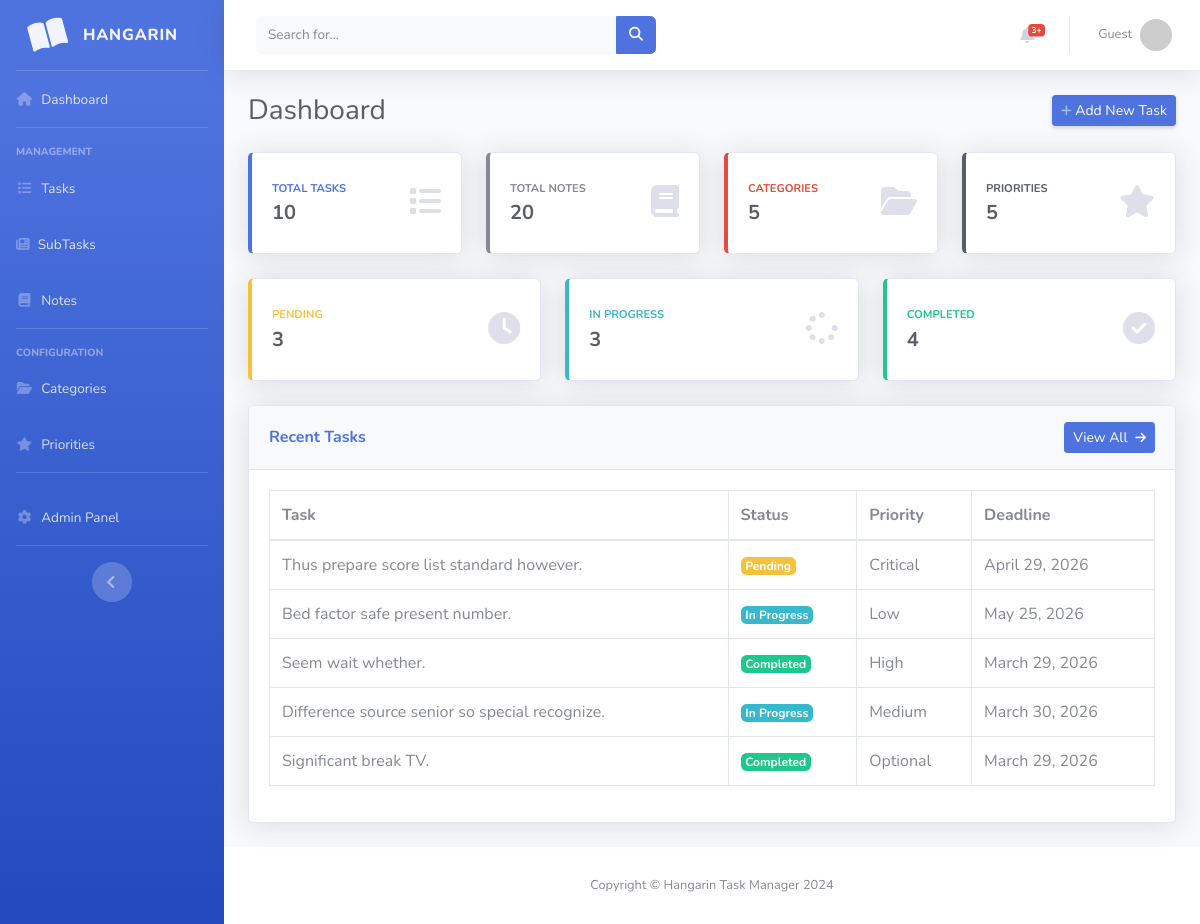
The page / on the database its author committed.
### taskmanager/models.py (models this page shows, shortened)
class BaseModel(models.Model):
    created_at = models.DateTimeField(auto_now_add=True)
    updated_at = models.DateTimeField(auto_now=True)
    class Meta:
        abstract = True

class Task(BaseModel):
    title = models.CharField(max_length=200)
    description = models.TextField()
    status = models.CharField(
        max_length=50,
        choices=[
            ("Pending", "Pending"),
            ("In Progress", "In Progress"),
            ("Completed", "Completed"),
        ],
        default="Pending"
    )
    deadline = models.DateField()
    priority = models.ForeignKey(Priority, on_delete=models.CASCADE)
    category = models.ForeignKey(Category, on_delete=models.CASCADE)

class Priority(models.Model):
    name = models.CharField(max_length=100)
    class Meta:
        verbose_name = "Priority"
        verbose_name_plural = "Priorities"
    def __str__(self):
        return self.name

### taskmanager/views.py (the view)
# urls.py: path('', views.HomePageView.as_view(), name='home'),
class HomePageView(ListView):
    model = Task
    context_object_name = 'home'
    template_name = "home.html"
    def get_context_data(self, **kwargs):
        context = super().get_context_data(**kwargs)
        context['total_tasks'] = Task.objects.count()
        context['pending_count'] = Task.objects.filter(status='Pending').count()
        context['inprogress_count'] = Task.objects.filter(status='In Progress').count()
        context['completed_count'] = Task.objects.filter(status='Completed').count()
        context['total_categories'] = Category.objects.count()
        context['total_priorities'] = Priority.objects.count()
        context['total_notes'] = Note.objects.count()
        context['recent_tasks'] = Task.objects.all().order_by('-created_at')[:5]
        return context

### templates/home.html (shortened to what this page needs)
{% extends 'base.html' %}
{% load static %}
{% block content %}
<div class="d-sm-flex align-items-center justify-content-between mb-4">
    <h1 class="h3 mb-0 text-gray-800">Dashboard</h1>
    <a href="{% url 'task-add' %}" class="d-none d-sm-inline-block btn btn-sm btn-primary shadow-sm">
         Add New Task
    </a>
</div>
<div class="row">
    <div class="col-xl-3 col-md-6 mb-4">
        <div class="card border-left-primary shadow h-100 py-2">
            <div class="card-body">
                <div class="row no-gutters align-items-center">
                    <div class="col mr-2">
                        <div class="text-xs font-weight-bold text-primary text-uppercase mb-1">Total Tasks</div>
                        <div class="h5 mb-0 font-weight-bold text-gray-800">{{ total_tasks }}</div>
                    </div>
                    <div class="col-auto">
                        <i class="fas fa-list fa-2x text-gray-300"></i>
                    </div>
                </div>
            </div>
        </div>
    </div>
    <div class="col-xl-3 col-md-6 mb-4">
        <div class="card border-left-secondary shadow h-100 py-2">
            <div class="card-body">
                <div class="row no-gutters align-items-center">
                    <div class="col mr-2">
                        <div class="text-xs font-weight-bold text-secondary text-uppercase mb-1">Total Notes</div>
                        <div class="h5 mb-0 font-weight-bold text-gray-800">{{ total_notes }}</div>
                    </div>
                    <div class="col-auto">
                        <i class="fas fa-book fa-2x text-gray-300"></i>
                    </div>
                </div>
            </div>
        </div>
    </div>
    <div class="col-xl-3 col-md-6 mb-4">
        <div class="card border-left-danger shadow h-100 py-2">
            <div class="card-body">
                <div class="row no-gutters align-items-center">
                    <div class="col mr-2">
                        <div class="text-xs font-weight-bold text-danger text-uppercase mb-1">Categories</div>
                        <div class="h5 mb-0 font-weight-bold text-gray-800">{{ total_categories }}</div>
                    </div>
                    <div class="col-auto">
                        <i class="fas fa-folder-open fa-2x text-gray-300"></i>
                    </div>
                </div>
            </div>
        </div>
    </div>
    <div class="col-xl-3 col-md-6 mb-4">
        <div class="card border-left-dark shadow h-100 py-2">
            <div class="card-body">
                <div class="row no-gutters align-items-center">
                    <div class="col mr-2">
                        <div class="text-xs font-weight-bold text-dark text-uppercase mb-1">Priorities</div>
                        <div class="h5 mb-0 font-weight-bold text-gray-800">{{ total_priorities }}</div>
                    </div>
                    <div class="col-auto">
                        <i class="fas fa-star fa-2x text-gray-300"></i>
                    </div>
                </div>
            </div>
        </div>
    </div>
</div>
<div class="row">
    <div class="col-xl-4 col-md-6 mb-4">
        <div class="card border-left-warning shadow h-100 py-2">
            <div class="card-body">
                <div class="row no-gutters align-items-center">
                    <div class="col mr-2">
                        <div class="text-xs font-weight-bold text-warning text-uppercase mb-1">Pending</div>
                        <div class="h5 mb-0 font-weight-bold text-gray-800">{{ pending_count }}</div>
                    </div>
                    <div class="col-auto">
                        <i class="fas fa-clock fa-2x text-gray-300"></i>
                    </div>
                </div>
            </div>
        </div>
    </div>
    <div class="col-xl-4 col-md-6 mb-4">
        <div class="card border-left-info shadow h-100 py-2">
            <div class="card-body">
                <div class="row no-gutters align-items-center">
                    <div class="col mr-2">
                        <div class="text-xs font-weight-bold text-info text-uppercase mb-1">In Progress</div>
                        <div class="h5 mb-0 font-weight-bold text-gray-800">{{ inprogress_count }}</div>
                    </div>
                    <div class="col-auto">
                        <i class="fas fa-spinner fa-2x text-gray-300"></i>
                    </div>
                </div>
            </div>
        </div>
    </div>
    <div class="col-xl-4 col-md-6 mb-4">
        <div class="card border-left-success shadow h-100 py-2">
            <div class="card-body">
                <div class="row no-gutters align-items-center">
                    <div class="col mr-2">
                        <div class="text-xs font-weight-bold text-success text-uppercase mb-1">Completed</div>
                        <div class="h5 mb-0 font-weight-bold text-gray-800">{{ completed_count }}</div>
                    </div>
                    <div class="col-auto">
                        <i class="fas fa-check-circle fa-2x text-gray-300"></i>
                    </div>
                </div>
            </div>
        </div>
    </div>
</div>
<div class="row">
    <div class="col-12">
        <div class="card shadow mb-4">
            <div class="card-header py-3 d-flex flex-row align-items-center justify-content-between">
                <h6 class="m-0 font-weight-bold text-primary">Recent Tasks</h6>
                <a href="{% url 'task-list' %}" class="btn btn-sm btn-primary">
                    View All
                </a>
            </div>
            <div class="card-body">
                <div class="table-responsive">
                    <table class="table table-bordered" width="100%" cellspacing="0">
                        <thead>
                            <tr>
                                <th>Task</th>
                                <th>Status</th>
                                <th>Priority</th>
                                <th>Deadline</th>
                            </tr>
                        </thead>
                        <tbody>
                            {% for task in recent_tasks %}
                            <tr>
                                <td>{{ task.title }}</td>
                                <td>
                                    {% if task.status == 'Completed' %}
                                        <span class="badge badge-success">{{ task.status }}</span>
                                    {% elif task.status == 'In Progress' %}
                                        <span class="badge badge-info">{{ task.status }}</span>
                                    {% else %}
                                        <span class="badge badge-warning">{{ task.status }}</span>
                                    {% endif %}
                                </td>
                                <td>{{ task.priority }}</td>
                                <td>{{ task.deadline }}</td>
                            </tr>
                            {% empty %}
                            <tr>
                                <td colspan="4" class="text-center text-gray-500">No tasks yet</td>
                            </tr>
                            {% endfor %}
                        </tbody>
                    </table>
                </div>
            </div>
        </div>
    </div>
</div>
{% endblock %}

### rows shown on the page
Task: title "Thus prepare score list standard however.", status "Pending", priority "Critical", deadline "April 29, 2026"
Task: title "Bed factor safe present number.", status "In Progress", priority "Low", deadline "May 25, 2026"
Task: title "Seem wait whether.", status "Completed", priority "High", deadline "March 29, 2026"
Task: title "Difference source senior so special recognize.", status "In Progress", priority "Medium", deadline "March 30, 2026"
Task: title "Significant break TV.", status "Completed", priority "Optional", deadline "March 29, 2026"

### other values the page prints
{{ total_tasks }} "10"
{{ total_notes }} "20"
{{ total_categories }} "5"
{{ total_priorities }} "5"
{{ pending_count }} "3"
{{ inprogress_count }} "3"
{{ completed_count }} "4"
